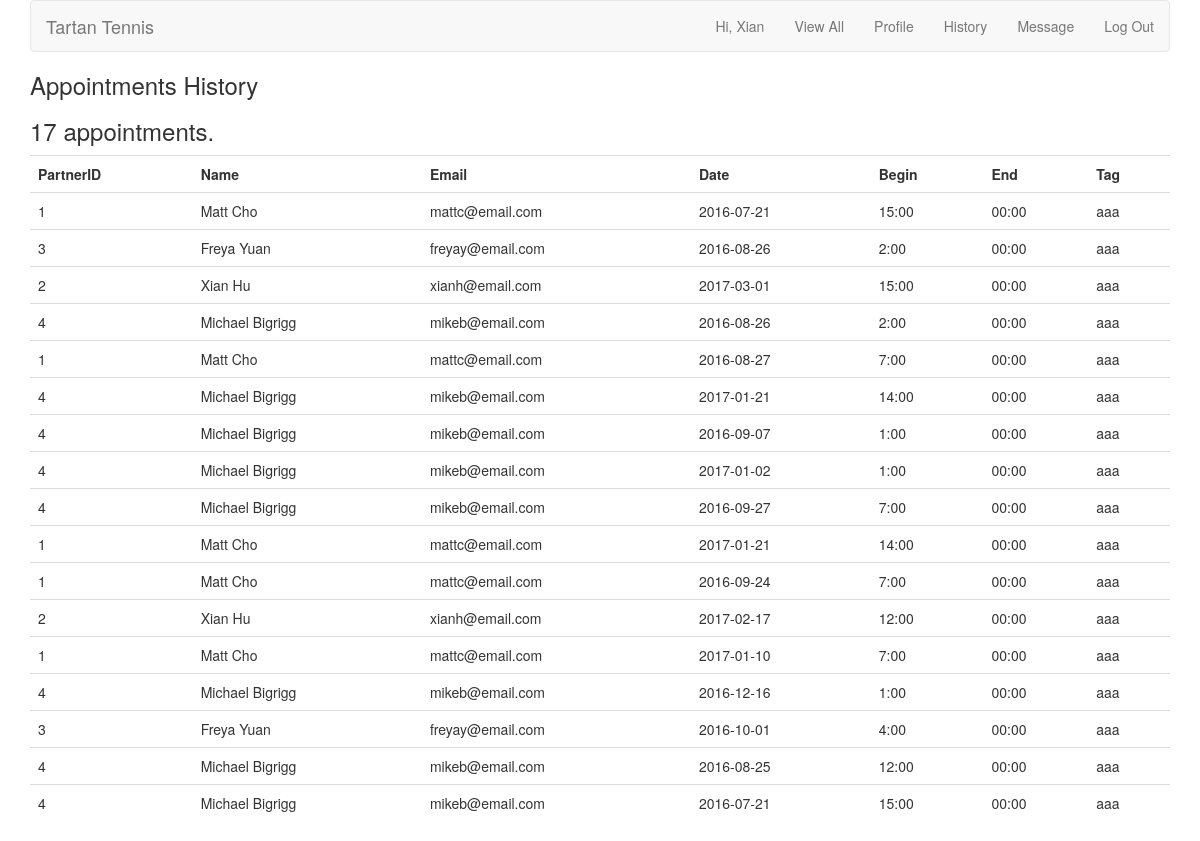
Screenshot of /activities.php (signed in) with the database file from the repository.
### tables this page shows
CREATE TABLE `appointments` (
  `appointment_id` int(10) UNSIGNED NOT NULL PRIMARY KEY AUTO_INCREMENT,
  `poster_id` int(10) UNSIGNED NOT NULL,
  `responder_id` int(10) UNSIGNED NOT NULL,
  `time_id` int(11) UNSIGNED NOT NULL,
  `message_id` int(11) UNSIGNED NOT NULL,
  `is_accepted` boolean DEFAULT FALSE
);

CREATE TABLE `users` (
  `user_id` int(10) UNSIGNED NOT NULL PRIMARY KEY AUTO_INCREMENT,
  `first_name` varchar(20) NOT NULL,
  `last_name` varchar(20) NOT NULL,
  `username` varchar(20) NOT NULL,
  `email` varchar(50) NOT NULL,
  `pass` char(40) NOT NULL,
  `created_at` timestamp NOT NULL DEFAULT CURRENT_TIMESTAMP,
  `updated_at` timestamp NOT NULL DEFAULT CURRENT_TIMESTAMP ON UPDATE CURRENT_TIMESTAMP
);

CREATE TABLE `times` (
  `time_id` int(11) NOT NULL PRIMARY KEY AUTO_INCREMENT,
  `begins_date` varchar(20) NOT NULL,
  `begins_time` varchar(20) NOT NULL,
  `ends_time` varchar(20) NOT NULL,
  `tag` tinytext NOT NULL,
  `user_id` int(11) NOT NULL,
  `created_at` timestamp NOT NULL DEFAULT CURRENT_TIMESTAMP,
  FULLTEXT (begins_date, begins_time, ends_time, tag)
);

### activities.php (the view, shortened to what this page needs)
<?php
include ('includes/header.php');
if (isset($_COOKIE['first_name']) AND isset($_COOKIE['user_id'])) {
echo '<h3>Appointments History</h3> ';
$all="SELECT *
		FROM appointments INNER JOIN times
		USING (time_id)
		WHERE (poster_id = {$_COOKIE['user_id']} OR responder_id = {$_COOKIE['user_id']}) AND (begins_date<CURRENT_TIMESTAMP)";
$ra = mysqli_query($dbc, $all);
$num_activities = mysqli_num_rows($ra);
if ($num_activities > 0) {
	echo '<h3>' . $num_activities . ' appointments.</h3>';
					echo '<table class="table">
							<tr>
								<th>PartnerID</th>
								<th>Name</th>
								<th>Email</th>
								<th>Date</th>
								<th>Begin</th>
								<th>End</th>
								<th>Tag</th>
							</tr>';
					while ($row = mysqli_fetch_array($ra)) {
							$q = "SELECT first_name, last_name, email FROM users WHERE user_id = {$row['poster_id']}";
					        $q2 = "SELECT first_name, last_name, email FROM users WHERE user_id = {$row['responder_id']}";
					        $r = mysqli_query($dbc, $q);
					        $r2 = mysqli_query($dbc, $q2);
					        $subr = mysqli_fetch_array($r);
					        $subr2 = mysqli_fetch_array($r2);
						if($row['poster_id'] == $_COOKIE['user_id']){
						echo
						'<tr>
							<td>' . $row['responder_id'] . '</td>
							<td>' . $subr2['first_name'] . ' ' . $subr2['last_name'] . '</td>
							<td>' . $subr2['email'] . '</td>
							<td>' . $row['begins_date'] . '</td>
							<td>' . $row['begins_time'] . '</td>
							<td>' . $row['ends_time'] . '</td>
							<td>' . $row['tag'] . '</td>
						</tr>';
						}else{
						echo
						'<tr>
							<td>' . $row['poster_id'] . '</td>
							<td>' . $subr['first_name'] . ' ' . $subr['last_name'] . '</td>
							<td>' . $subr['email'] . '</td>
							<td>' . $row['begins_date'] . '</td>
							<td>' . $row['begins_time'] . '</td>
							<td>' . $row['ends_time'] . '</td>
							<td>' . $row['tag'] . '</td>
						</tr>';
						}
					}
					echo '</table>';
				} else {
					echo '<h3>You have no activities now.</h3>';
					echo '<h4>Wanna see more users?</h4>';
					echo '<a class="btn btn-primary btn-sm" href="alltime.php">Go and see</a></h3>';
				}
}else
{
        echo 'You must be logged to access this page.';
}
?>

### rows the page displays
appointments: poster "1", users.first_name "Matt", users.last_name "Cho", users.email "mattc@email.com", time.begins_date "2016-07-21", time.begins_time "15:00", time.ends_time "00:00", time.tag "aaa"
appointments: responder "3", users.first_name "Freya", users.last_name "Yuan", users.email "freyay@email.com", time.begins_date "2016-08-26", time.begins_time "2:00", time.ends_time "00:00", time.tag "aaa"
appointments: responder "2", users.first_name "Xian", users.last_name "Hu", users.email "xianh@email.com", time.begins_date "2017-03-01", time.begins_time "15:00", time.ends_time "00:00", time.tag "aaa"
appointments: responder "4", users.first_name "Michael", users.last_name "Bigrigg", users.email "mikeb@email.com", time.begins_date "2016-08-26", time.begins_time "2:00", time.ends_time "00:00", time.tag "aaa"
appointments: poster "1", users.first_name "Matt", users.last_name "Cho", users.email "mattc@email.com", time.begins_date "2016-08-27", time.begins_time "7:00", time.ends_time "00:00", time.tag "aaa"
appointments: responder "4", users.first_name "Michael", users.last_name "Bigrigg", users.email "mikeb@email.com", time.begins_date "2017-01-21", time.begins_time "14:00", time.ends_time "00:00", time.tag "aaa"
appointments: poster "4", users.first_name "Michael", users.last_name "Bigrigg", users.email "mikeb@email.com", time.begins_date "2016-09-07", time.begins_time "1:00", time.ends_time "00:00", time.tag "aaa"
appointments: responder "4", users.first_name "Michael", users.last_name "Bigrigg", users.email "mikeb@email.com", time.begins_date "2017-01-02", time.begins_time "1:00", time.ends_time "00:00", time.tag "aaa"
appointments: poster "4", users.first_name "Michael", users.last_name "Bigrigg", users.email "mikeb@email.com", time.begins_date "2016-09-27", time.begins_time "7:00", time.ends_time "00:00", time.tag "aaa"
appointments: responder "1", users.first_name "Matt", users.last_name "Cho", users.email "mattc@email.com", time.begins_date "2017-01-21", time.begins_time "14:00", time.ends_time "00:00", time.tag "aaa"
appointments: responder "1", users.first_name "Matt", users.last_name "Cho", users.email "mattc@email.com", time.begins_date "2016-09-24", time.begins_time "7:00", time.ends_time "00:00", time.tag "aaa"
appointments: responder "2", users.first_name "Xian", users.last_name "Hu", users.email "xianh@email.com", time.begins_date "2017-02-17", time.begins_time "12:00", time.ends_time "00:00", time.tag "aaa"
appointments: responder "1", users.first_name "Matt", users.last_name "Cho", users.email "mattc@email.com", time.begins_date "2017-01-10", time.begins_time "7:00", time.ends_time "00:00", time.tag "aaa"
appointments: poster "4", users.first_name "Michael", users.last_name "Bigrigg", users.email "mikeb@email.com", time.begins_date "2016-12-16", time.begins_time "1:00", time.ends_time "00:00", time.tag "aaa"
appointments: responder "3", users.first_name "Freya", users.last_name "Yuan", users.email "freyay@email.com", time.begins_date "2016-10-01", time.begins_time "4:00", time.ends_time "00:00", time.tag "aaa"
appointments: responder "4", users.first_name "Michael", users.last_name "Bigrigg", users.email "mikeb@email.com", time.begins_date "2016-08-25", time.begins_time "12:00", time.ends_time "00:00", time.tag "aaa"
appointments: responder "4", users.first_name "Michael", users.last_name "Bigrigg", users.email "mikeb@email.com", time.begins_date "2016-07-21", time.begins_time "15:00", time.ends_time "00:00", time.tag "aaa"

### other values shown
$fn "Xian"
$num_activities "17"
